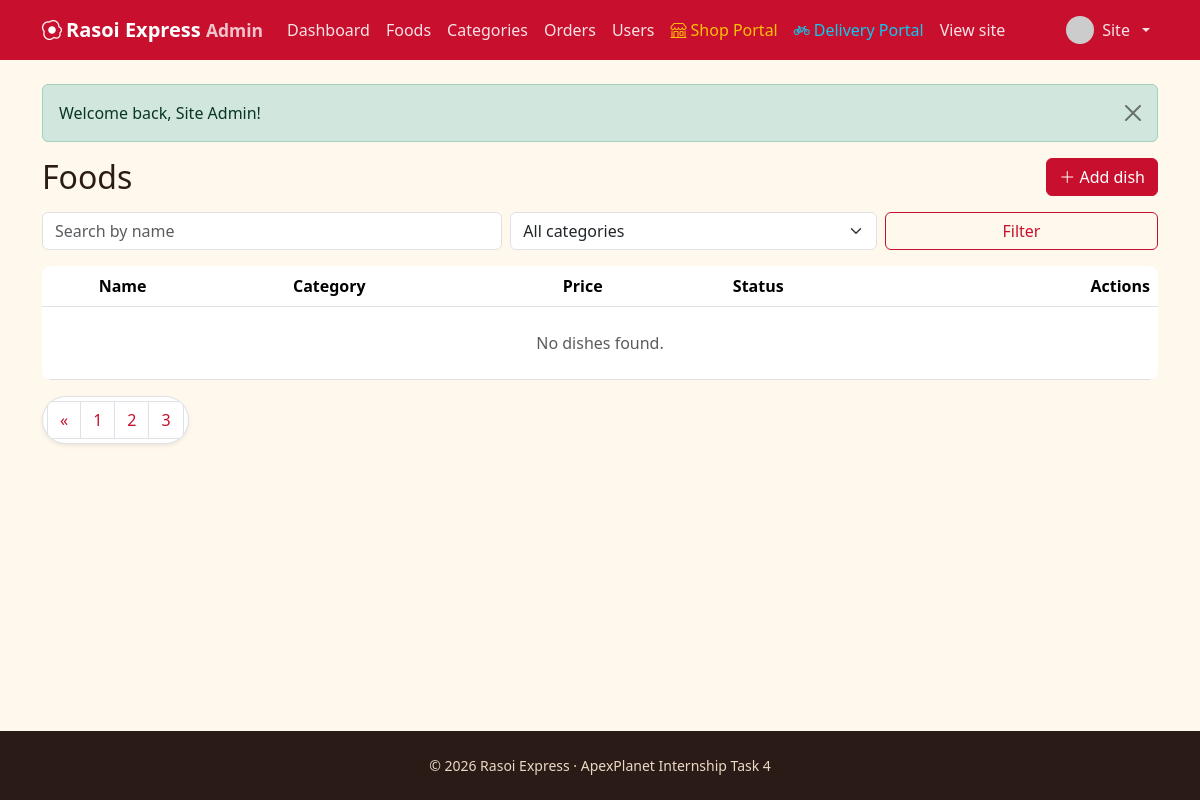
The app's page /admin/foods.php?page=4 (signed in), older data.
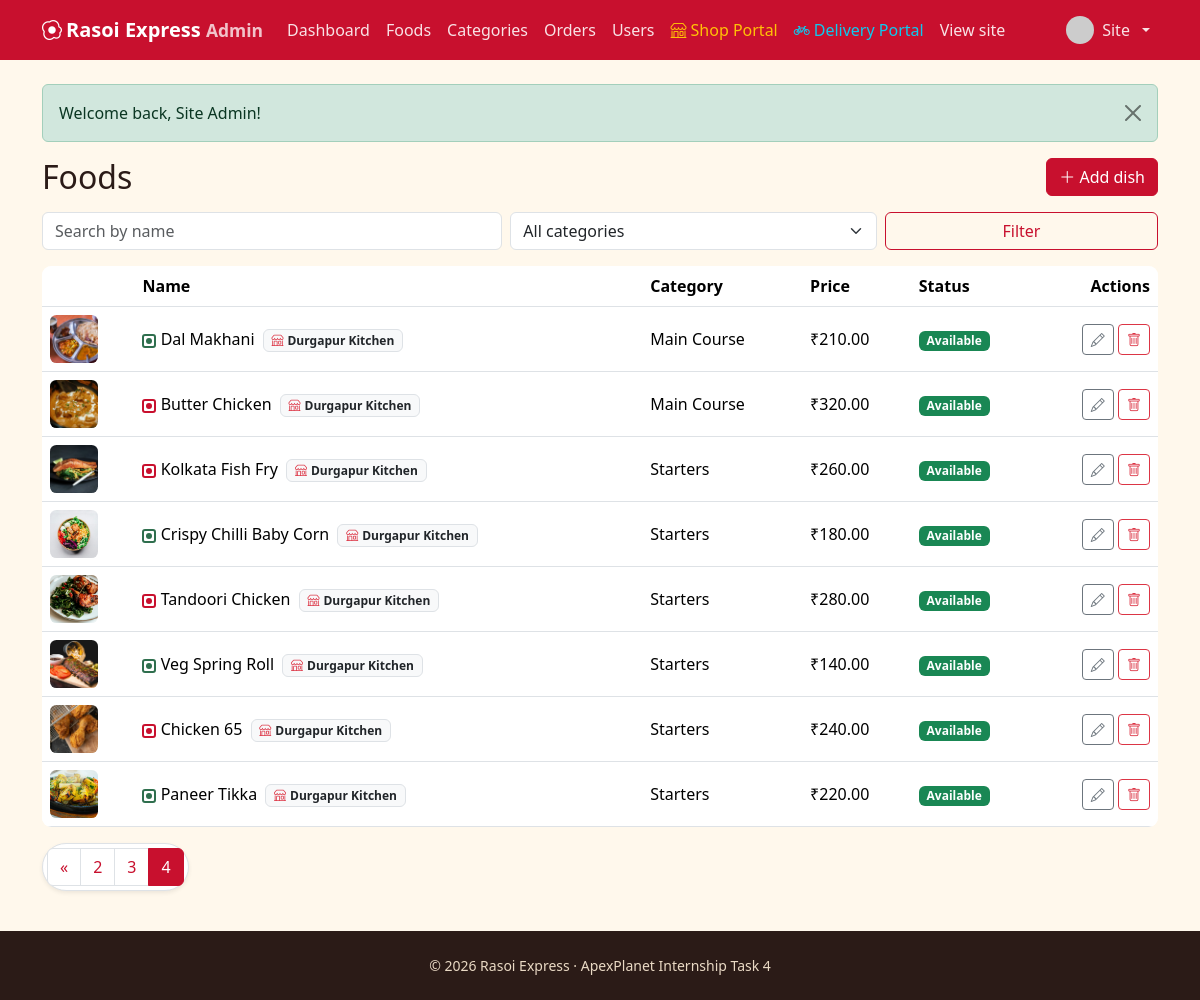
The same page, newer data.
### tables this page shows
CREATE TABLE foods (
  id INT UNSIGNED AUTO_INCREMENT PRIMARY KEY,
  category_id INT UNSIGNED NOT NULL,
  shop_id INT UNSIGNED DEFAULT NULL,
  name VARCHAR(100) NOT NULL,
  description TEXT,
  price DECIMAL(8,2) NOT NULL,
  image VARCHAR(255) DEFAULT NULL,
  is_veg TINYINT(1) NOT NULL DEFAULT 1,
  is_available TINYINT(1) NOT NULL DEFAULT 1,
  created_at TIMESTAMP DEFAULT CURRENT_TIMESTAMP,
  CONSTRAINT fk_foods_category FOREIGN KEY (category_id) REFERENCES categories(id) ON DELETE RESTRICT,
  CONSTRAINT fk_foods_shop FOREIGN KEY (shop_id) REFERENCES shops(id) ON DELETE SET NULL,
  INDEX idx_foods_category (category_id),
  INDEX idx_foods_shop (shop_id),
  INDEX idx_foods_name (name),
  INDEX idx_foods_available_price (is_available, price)
);

CREATE TABLE shops (
  id INT UNSIGNED AUTO_INCREMENT PRIMARY KEY,
  name VARCHAR(100) NOT NULL,
  description TEXT,
  address VARCHAR(255) NOT NULL,
  phone VARCHAR(15) NOT NULL,
  owner_id INT UNSIGNED NOT NULL,
  created_at TIMESTAMP DEFAULT CURRENT_TIMESTAMP,
  CONSTRAINT fk_shops_owner FOREIGN KEY (owner_id) REFERENCES users(id) ON DELETE CASCADE,
  INDEX idx_shops_owner (owner_id)
);

CREATE TABLE categories (
  id INT UNSIGNED AUTO_INCREMENT PRIMARY KEY,
  name VARCHAR(60) NOT NULL UNIQUE
);

### includes/db.php (called while the page is built, shortened)
<?php
function db(): PDO {
    static $pdo = null;
    if ($pdo === null) {
        try {
            $pdo = new PDO('mysql:host=' . DB_HOST . ';dbname=' . DB_NAME . ';charset=utf8mb4', DB_USER, DB_PASS, [
                PDO::ATTR_ERRMODE => PDO::ERRMODE_EXCEPTION,
                PDO::ATTR_DEFAULT_FETCH_MODE => PDO::FETCH_ASSOC,
                PDO::ATTR_EMULATE_PREPARES => false,
            ]);
        } catch (PDOException $e) {
            error_log($e->getMessage());
            http_response_code(500);
            ?>
            <!DOCTYPE html>
            <html lang="en">
            <head>
            <meta charset="UTF-8">
            <meta name="viewport" content="width=device-width, initial-scale=1">
            <title>Database Offline | Rasoi Express</title>
            <link href="https://cdn.jsdelivr.net/npm/bootstrap@5.3.3/dist/css/bootstrap.min.css" rel="stylesheet">
            <link href="https://cdn.jsdelivr.net/npm/bootstrap-icons@1.11.3/font/bootstrap-icons.min.css" rel="stylesheet">
            <style>
              body { background: #f8f9fa; font-family: system-ui, -apple-system, sans-serif; display: flex; align-items: center; justify-content: center; min-height: 100vh; padding: 20px; }
              .card { max-width: 580px; width: 100%; border: 0; box-shadow: 0 10px 30px rgba(0,0,0,0.08); border-radius: 16px; }
              .icon-box { width: 64px; height: 64px; border-radius: 50%; background: #fee2e2; color: #dc2626; display: flex; align-items: center; justify-content: center; font-size: 2rem; margin: 0 auto 1.25rem; }
            </style>
            <meta http-equiv="refresh" content="5">
            </head>
            <body>
            <div class="card p-4 p-md-5 text-center">
              <div class="icon-box"><i class="bi bi-database-gear"></i></div>
              <h3 class="fw-bold mb-2">Starting Database Server&hellip;</h3>
              <p class="text-muted mb-3">MariaDB is being launched automatically. This page will refresh in a few seconds.</p>
              <div class="d-flex justify-content-center mb-4">
                <div class="spinner-border text-danger" role="status"><span class="visually-hidden">Loading...</span></div>
              </div>
              <div class="d-grid gap-2">
                <button onclick="location.reload()" class="btn btn-danger py-2 fw-semibold"><i class="bi bi-arrow-clockwise me-1"></i> Refresh Now</button>
              </div>
              <details class="text-start mt-3 small text-muted">
                <summary class="cursor-pointer">Technical error details</summary>
                <pre class="bg-light p-2 rounded mt-2 text-danger mb-0" style="font-size: 0.78rem; overflow-x: auto;"><?= htmlspecialchars($e->getMessage(), ENT_QUOTES, 'UTF-8') ?></pre>
                <div class="mt-2">
                  <strong>Manual fix:</strong> Double-click <code>start-database.bat</code> or <code>run.bat</code> in your project folder.
                </div>
              </details>
            </div>
            </body>
            </html>
            <?php
            exit;
        }
    }
    return $pdo;
}

### admin/foods.php (the view, shortened to what the changed rows need)
<?php
require_once __DIR__ . '/../includes/auth.php';
$q = trim($_GET['q'] ?? ''); $cat = (int)($_GET['cat'] ?? 0); $page = max(1, (int)($_GET['page'] ?? 1));
$where = ['1=1']; $args = [];
$w = implode(' AND ', $where);
$c = db()->prepare("SELECT COUNT(*) FROM foods f WHERE $w"); $c->execute($args); $total = (int)$c->fetchColumn();
$off = ($page - 1) * PER_PAGE;
$s = db()->prepare("SELECT f.*, c.name cat, s.name AS shop_name FROM foods f JOIN categories c ON c.id=f.category_id LEFT JOIN shops s ON s.id=f.shop_id WHERE $w ORDER BY f.id DESC LIMIT " . PER_PAGE . " OFFSET $off");
$s->execute($args); $foods = $s->fetchAll();
$qs = http_build_query(array_filter(['q' => $q, 'cat' => $cat ?: null])); $qs = $qs ? $qs . '&' : '';
require __DIR__ . '/../includes/header.php';
?>
<div class="d-flex flex-wrap justify-content-between align-items-center mb-3 gap-2">
  <h2 class="mb-0">Foods</h2><a class="btn btn-rx" href="<?= url('admin/food_form.php') ?>"><i class="bi bi-plus-lg"></i> Add dish</a>
</div>
<form class="row g-2 mb-3" method="get">
  <div class="col-md-5"><input class="form-control" type="search" name="q" placeholder="Search by name" value="<?= e($q) ?>"></div>
  <div class="col-md-4"></div>
  <div class="col-md-3 d-grid"><button class="btn btn-outline-rx">Filter</button></div>
</form>
<div class="table-responsive"><table class="table align-middle mb-0">
  <thead><tr><th></th><th>Name</th><th>Category</th><th>Price</th><th>Status</th><th class="text-end">Actions</th></tr></thead>
  <tbody>
  <?php foreach ($foods as $f): ?>
    <tr>
      <td><img class="thumb food-img-clickable" src="<?= e(food_img($f['image'])) ?>" alt="<?= e($f['name']) ?>" data-title="<?= e($f['name']) ?>" data-price="<?= money($f['price']) ?>" data-veg="<?= $f['is_veg'] ? '1' : '0' ?>" data-cat="<?= e($f['cat'] ?? '') ?>" title="Click to view full photo"></td>
      <td>
        <span class="<?= $f['is_veg'] ? 'veg-dot' : 'nonveg-dot' ?>"></span> <?= e($f['name']) ?>
        <?php if (!empty($f['shop_name'])): ?>
          <span class="badge bg-light text-dark border small ms-1"><i class="bi bi-shop text-danger me-1"></i><?= e($f['shop_name']) ?></span>
        <?php endif; ?>
      </td>
      <td><?= e($f['cat']) ?></td><td><?= money($f['price']) ?></td>
      <td><form method="post" class="d-inline"><?= csrf_field() ?><input type="hidden" name="action" value="toggle"><input type="hidden" name="id" value="<?= $f['id'] ?>">
        <button class="badge border-0 <?= $f['is_available'] ? 'bg-success' : 'bg-secondary' ?>" title="Click to toggle"><?= $f['is_available'] ? 'Available' : 'Hidden' ?></button></form></td>
      <td class="text-end text-nowrap">
        <a class="btn btn-sm btn-outline-secondary" href="<?= url('admin/food_form.php?id=' . $f['id']) ?>"><i class="bi bi-pencil"></i></a>
        <form method="post" class="d-inline" data-confirm="Delete '<?= e($f['name']) ?>'? This cannot be undone."><button class="btn btn-sm btn-outline-danger"><i class="bi bi-trash"></i></button></form>
      </td>
    </tr>
  <?php endforeach; if (!$foods): ?><tr><td colspan="6" class="text-center text-muted py-4">No dishes found.</td></tr><?php endif; ?>
  </tbody>
</table></div>
<div class="mt-3"><?= paginate($total, $page, PER_PAGE, $qs) ?></div>
<?php require __DIR__ . '/../includes/footer.php'; ?>

### includes/header.php (shortened to what the changed rows need)
<?php require_once __DIR__ . '/auth.php'; $me = current_user(); $isAdminArea = !empty($adminArea); $isShopArea = !empty($shopArea); $isDeliveryArea = !empty($deliveryArea); ?>
<!DOCTYPE html>
<html lang="en">
<head>
<link href="https://cdn.jsdelivr.net/npm/bootstrap@5.3.3/dist/css/bootstrap.min.css" rel="stylesheet">
<link href="https://cdn.jsdelivr.net/npm/bootstrap-icons@1.11.3/font/bootstrap-icons.min.css" rel="stylesheet">
<link href="<?= url('assets/css/style.css') ?>" rel="stylesheet">
</head>
<body>
<main class="container py-4 main-content flex-grow-1 d-flex flex-column">
<?php foreach (get_flash() as [$t, $m]): ?>
  <div class="alert alert-<?= e($t) ?> alert-dismissible fade show" role="alert"><?= e($m) ?><button type="button" class="btn-close" data-bs-dismiss="alert"></button></div>
<?php endforeach; ?>

### includes/auth.php (shortened to what the changed rows need)
<?php
require_once __DIR__ . '/db.php';
function e($v): string { return htmlspecialchars((string)$v, ENT_QUOTES, 'UTF-8'); }
function url(string $p = ''): string { return BASE_URL . '/' . ltrim($p, '/'); }
function money($n): string { return '₹' . number_format((float)$n, 2); }
function food_img(?string $f): string { return $f ? url('uploads/foods/' . $f) : url('assets/img-placeholder.svg'); }
function paginate(int $total, int $page, int $per, string $baseQuery = ''): string {
    $pages = (int)ceil($total / $per);
    $h = '<nav aria-label="Page navigation"><ul class="pagination justify-content-center flex-wrap shadow-sm rounded-pill p-1 bg-white d-inline-flex border">';
    if ($page > 1) {
        $prev = $page - 1;
        $h .= '<li class="page-item"><a class="page-link" href="?' . $baseQuery . 'page=' . $prev . '" aria-label="Previous" title="Previous page"><span aria-hidden="true">&laquo;</span></a></li>';
    }
    if ($pages <= 3) {
        $start = 1;
        $end = $pages;
    } else {
        if ($page <= 3) {
            $start = 1;
            $end = 3;
        } elseif ($page >= $pages) {
            $start = max(1, $pages - 2);
            $end = $pages;
        } else {
            $start = $page - 1;
            $end = min($pages, $page + 1);
        }
    }
    for ($i = $start; $i <= $end; $i++) {
        $active = ($i === $page) ? ' active' : '';
        $h .= '<li class="page-item' . $active . '"><a class="page-link" href="?' . $baseQuery . 'page=' . $i . '">' . $i . '</a></li>';
    }
    $h .= '</ul></nav>';
    return $h;
}

Row changes from the older to the newer data that the page shows:
now on this page (row edited): foods: image (picture), is_veg 1 (drawn), name "Dal Makhani", shop.name "Durgapur Kitchen", category.name "Main Course", price "₹210.00", is_available "Available"
now on this page (row edited): foods: image (picture), is_veg 0 (drawn), name "Butter Chicken", shop.name "Durgapur Kitchen", category.name "Main Course", price "₹320.00", is_available "Available"
now on this page (row edited): foods: image (picture), is_veg 0 (drawn), name "Kolkata Fish Fry", shop.name "Durgapur Kitchen", category.name "Starters", price "₹260.00", is_available "Available"
now on this page (row edited): foods: image (picture), is_veg 1 (drawn), name "Crispy Chilli Baby Corn", shop.name "Durgapur Kitchen", category.name "Starters", price "₹180.00", is_available "Available"
now on this page (row edited): foods: image (picture), is_veg 0 (drawn), name "Tandoori Chicken", shop.name "Durgapur Kitchen", category.name "Starters", price "₹280.00", is_available "Available"
now on this page (row edited): foods: image (picture), is_veg 1 (drawn), name "Veg Spring Roll", shop.name "Durgapur Kitchen", category.name "Starters", price "₹140.00", is_available "Available"
now on this page (row edited): foods: image (picture), is_veg 0 (drawn), name "Chicken 65", shop.name "Durgapur Kitchen", category.name "Starters", price "₹240.00", is_available "Available"
now on this page (row edited): foods: image (picture), is_veg 1 (drawn), name "Paneer Tikka", shop.name "Durgapur Kitchen", category.name "Starters", price "₹220.00", is_available "Available"
Text that changed along with them:
text no longer shown: "No dishes found."
